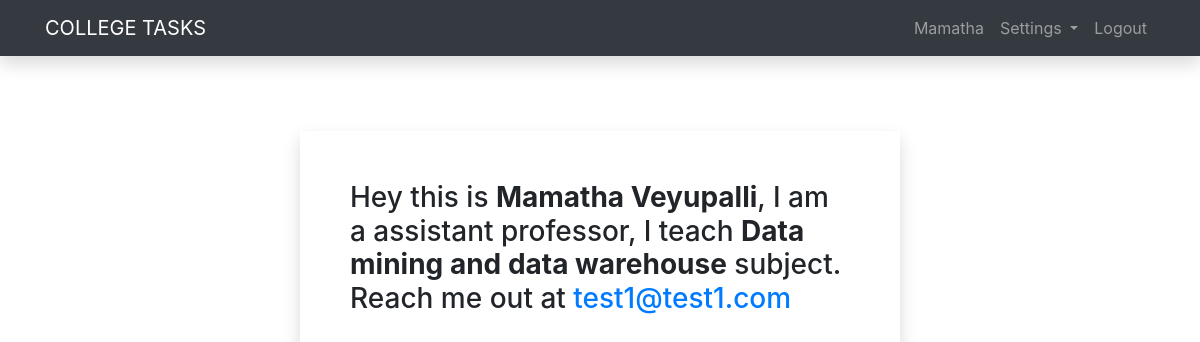
Page /userProfile (signed in) on the committed database.
### myapp/models.py (models this page shows, shortened)
class Teacher(models.Model):
	user = models.OneToOneField(User, on_delete = models.CASCADE)
	email = models.EmailField(max_length = 100)
	name = models.CharField(max_length = 25)
	bio = models.CharField(max_length = 200)
	subject = models.CharField(max_length = 25)

### myapp/views.py (the view)
# urls.py: path('userProfile', views.viewProfile, name = "userProfile"),
def viewProfile(request):
	if request.user.is_superuser:
		userObj = Teacher.objects.filter(user = request.user)
	else:
		userObj = Student.objects.filter(user = request.user)
	for userDetails in userObj.values():
		details = userDetails
	return render(request, 'files/userProfile.html', details)

### myapp/Templates/Files/userProfile.html
{% extends "files/header.html" %} {% block title %}College Tasks {% endblock %} {% load static %}
{% block content %}
<div class="container shadow" style="margin : 75px auto; padding: 50px;max-width: 600px">
	<h3>
		{% if name %}
			Hey this is <b>{{ name }}</b>,
		{% endif %}
		{% if bio %}
			{{ bio }},
		{% endif %}
		{% if subject %}
			I teach <b>{{ subject }}</b> subject.
		{% endif %}
		{% if email %}
			Reach me out at <a href="#">{{ email }}</a>
		{% endif %}
	</h3>
</div>
{% endblock content%}

### myapp/Templates/Files/header.html (shortened to what this page needs)
<!doctype html>
<html lang="en">
  <head>
    <link rel="stylesheet" href="https://stackpath.bootstrapcdn.com/bootstrap/4.5.0/css/bootstrap.min.css">
  </head>
  <body>
    <nav class="navbar navbar-expand-lg navbar-dark bg-dark shadow">
		<div class="container">
			<a class="navbar-brand" href="#">COLLEGE TASKS</a>
			<div class="collapse navbar-collapse" id="navbarSupportedContent">
				<ul class="navbar-nav ml-auto" >
					<li class="nav-item">
						<a class="nav-link" href="/userProfile">{{ request.user }} <span class="sr-only">(current)</span></a>
					</li>
					<li class="nav-item dropdown" >
						<a class="nav-link dropdown-toggle" href="#" id="navbarDropdown" role="button" data-toggle="dropdown" aria-haspopup="true" aria-expanded="false">Settings
						</a>
					</li>
					<li class="nav-item">
						<a class="nav-link" href="/logout">Logout</a>
					</li>
				</ul>
			</div>
		</div>
	</nav>
	<main role = main>
		{% block content%}
		{% endblock content%}
	</main>
  </body>
</html>

### rows in the picture
Teacher: name "Mamatha Veyupalli", bio "I am a assistant professor", subject "Data mining and data warehouse", email "test1@test1.com"

### other values in the picture
{{ request.user }} "Mamatha"
